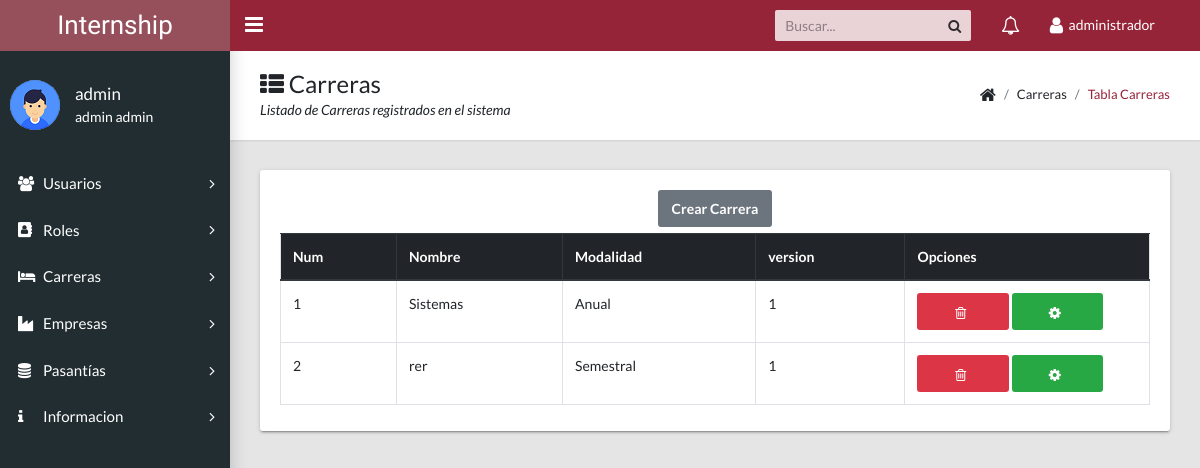
Screenshot of /admin/docs/listar_carrera.php (signed in) with the database file from the repository.
### tables this page shows
CREATE TABLE `carrera` (
  `id_carrera` int(11) NOT NULL AUTO_INCREMENT,
  `nombrecarrera` varchar(45) DEFAULT NULL,
  `modalidad` varchar(45) DEFAULT NULL,
  `version` int(11) DEFAULT NULL,
  `activocarrera` tinyint(4) DEFAULT NULL,
  PRIMARY KEY (`id_carrera`)
);

### modelo/conexion.php (called while the page is built, shortened)
<?php
class conexion{
	public $con;
	function __construct(){
	$this->host="localhost";
	$this->user="root";
	$this->clave="";
	$this->db="inter";
	$this->con=mysqli_connect($this->host, $this->user,$this->clave);
	mysqli_query($this->con, 'SET NAMES UTF-8');
	if($this->con){
		mysqli_select_db($this->con,$this->db);
	}
	}
public function con_retorno($sql){
$resp=mysqli_query($this->con, $sql);
return $resp;
}
}

### modelo/mdl_estudio.php (called while the page is built, shortened)
<?php
require("conexion.php");
class mdl_estudio
{
    public $obj_con;
    function __construct()
    {
        $this->obj_con = new conexion();
    }
    public function listar()
    {
        $sql = "SELECT * FROM carrera where activocarrera=1 order BY id_Carrera ;";
        return $this->obj_con->con_retorno($sql);
    }
}

### admin/docs/listar_carrera.php (the view, shortened to what this page needs)
<?php
include_once('menu.php');
include_once ('../../modelo/mdl_estudio.php');
$objeto=new mdl_estudio();
$datos=$objeto->listar();
?>
<main class="app-content">
    <div class="app-title">
        <div>
            <h1><i class="fa fa-th-list"></i> Carreras</h1>
            <p>Listado de Carreras registrados en el sistema</p>
        </div>
        <ul class="app-breadcrumb breadcrumb side">
            <li class="breadcrumb-item"><i class="fa fa-home fa-lg"></i></li>
            <li class="breadcrumb-item">Carreras</li>
            <li class="breadcrumb-item active"><a href="#">Tabla Carreras</a></li>
        </ul>
    </div>
    <div class="row">
        <div class="col-md-12">
            <div class="tile">
                <div class="tile-body">
                    <center><a class="btn btn-secondary" href="crear_carrera.php">Crear Carrera</a></center>
                    <table class="table table-hover table-bordered" id="sampleTable">
                        <thead class="thead-dark">
                        <tr>
                            <th>Num</th>
                            <th>Nombre</th>
                            <th>Modalidad</th>
                            <th>version</th>
                            <th>Opciones</th>
                        </tr>
                        </thead>
                        <tbody>
                        <?php
                        $num=1;
                        while($row=mysqli_fetch_assoc($datos)){
                            echo "<tr>";
                            echo "<td>$num</td>";
                            echo "<td>".$row['nombrecarrera']."</td>";
                            echo "<td>".$row['modalidad']."</td>";
                            echo "<td>".$row['version']."</td>";
                            $id_carrera=$row['id_carrera'];
                            $nombre=$row['nombrecarrera'];
                            $modalidad=$row['modalidad'];
                            $version=$row['version'];
                            echo "<td><a class='btn btn-danger col-md-5' href='../../enrutador/enr_estudio.php?id_carrera=".$id_carrera."'><i class='fa fa-trash-o' aria-hidden='true'></i></a>
                            <a class=' btn btn-success col-md-5' href='modificar_carrera.php?id_carrera=".$id_carrera."&nombre=".$nombre."&modalidad=".$modalidad."&version=".$version."'><i class='fa fa-cog' aria-hidden='true'></i></a></td>";
                            echo "</tr>";
                            $num+=1;
                        }?>
                        </tbody>
                    </table>
                </div>
            </div>
        </div>
    </div>
</main>

### rows the page displays
carrera: nombrecarrera "Sistemas", modalidad "Anual", version "1"
carrera: nombrecarrera "rer", modalidad "Semestral", version "1"

### other values shown
$_SESSION['rol'] "administrador"
$_SESSION['nombre'] "admin"
$_SESSION['papellido'] "admin"
$_SESSION['sapellido'] "admin"
